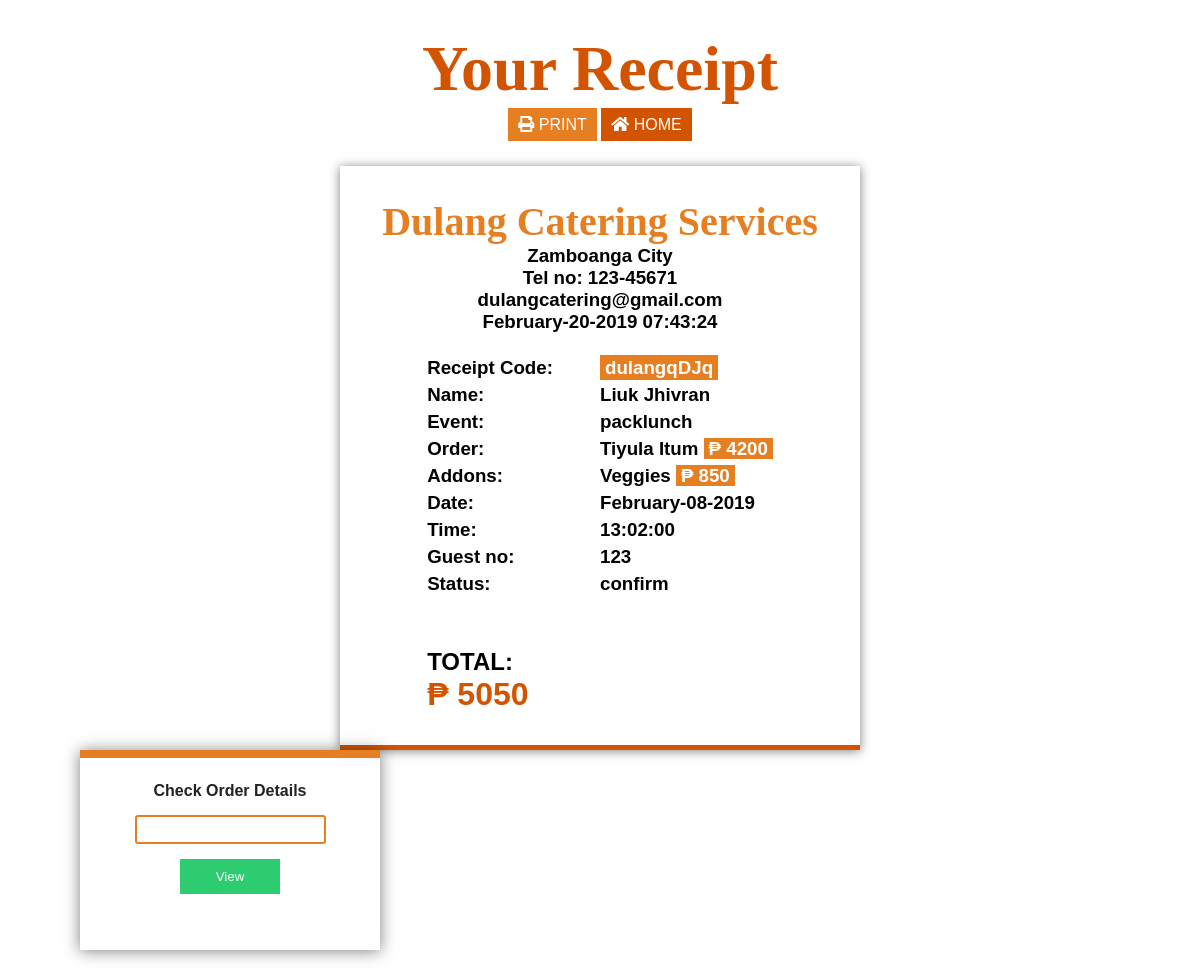
Screenshot of /dist/checkout.php?code=dulangqDJq (signed in) with the database file from the repository.
### tables this page shows
CREATE TABLE `reciept` (
  `r_id` int(11) NOT NULL AUTO_INCREMENT,
  `user_id` int(11) DEFAULT NULL,
  `event` tinytext,
  `event_date` date DEFAULT NULL,
  `event_time` time DEFAULT NULL,
  `menu` tinytext,
  `menu_price` double DEFAULT NULL,
  `addon` tinytext,
  `addon_price` double DEFAULT NULL,
  `no_guest` double DEFAULT NULL,
  `datenow` timestamp NOT NULL DEFAULT CURRENT_TIMESTAMP ON UPDATE CURRENT_TIMESTAMP,
  `event_location` mediumtext,
  `total` double DEFAULT NULL,
  `status` tinytext,
  `r_code` tinytext,
  PRIMARY KEY (`r_id`)
);

### dist/checkout.php (the view, shortened to what this page needs)
<?php
if(isset($_SESSION['userId'])){
    if(isset($_GET['code'])){
        require ('scripts/database/db.php');
        $code = $_GET['code'];
        $id = $_SESSION['userId'];
        $query = "SELECT * from reciept WHERE r_code = '$code' AND user_id = '$id'";
        if($result = mysqli_query($conn, $query)){
            $row = mysqli_fetch_assoc($result);
        }else{
            echo 'Error: ' . mysqli_error($conn);
        }
    } else{
        header('Location: index.php');
    }
} else {
    header('Location: login.php');
}
?>
<!DOCTYPE html>
<html lang="en">
<head>
    <link rel="stylesheet" href="css/main.css">
    <link rel="stylesheet" href="css/all.min.css">
</head>
<body id="checkout">
    <div class="c-wrapper">
        <h1 class="checkout-title">Your Receipt</h1>
        <div class="btns">
        <a href="print.php?code=<?php echo $code ?>" target="_blank" class="btn-print"><i class="fas fa-print"></i> Print</a>
        <a href="index.php"  class="btn-home"><i class="fas fa-home"></i> Home</a>
        </div>
        <div class="components">
          <div class="reciept-bg">
            <div class="reciept">
                <div class="reciept-info">
                    <h1 class="r-title">Dulang Catering Services</h1>
                    <h3 class="r-place">Zamboanga City</h3>
                    <h3 class="r-number">Tel no: 123-45671</h3>
                    <h3 class="r-email">dulangcatering@gmail.com</h3>
                    <h3 class="r-date"><?php echo date('F-d-Y H:i:s', strtotime($row['datenow'])); ?></h3>
                </div>
                <div class="user-info">
                    <div class="user-placeholder">
                    <h3>Receipt Code:</h3>
                    <h3>Name:</h3>
                    <h3>Event:</h3>
                    <h3>Order: </h3>
                    <h3>Addons: </h3>
                    <h3>Date: </h3>
                    <h3>Time: </h3>
                    <h3>Guest no: </h3>
                    <h3>Status: </h3>
                    </div>
                    <div class="user-value">
                    <h3 class="u-code"><span class="code"><?php echo $row['r_code']; ?></span></h3>
                    <h3 class="u-name"><?php echo $_SESSION['name']; ?></h3>
                    <h3 class="u-event"><?php echo $row['event']; ?></h3>
                    <h3 class="u-order"><?php echo $row['menu']; ?> <span class="price">₱ <?php echo $row['menu_price']; ?></span></h3>
                    <h3 class="u-addons"><?php echo $row['addon']; ?> <span class="price">₱ <?php echo $row['addon_price']; ?></span></h3>
                    <h3 class="u-date"><?php echo date('F-d-Y', strtotime($row['event_date']));?></h3>
                    <h3 class="u-time"><?php echo $row['event_time']; ?></h3>
                    <h3 class="u-guest"><?php echo $row['no_guest']; ?></h3>
                    <h3 class="u-status"><?php echo $row['status']; ?></h3>
                    </div>
                    <div class="total-info">
                        <div class="total-placeholder">
                            <h2>TOTAL:</h2>
                        </div>
                        <div class="total-value">
                        <h1 class="t-amount">₱ <?php echo $row['total']; ?></h1>
                        </div>
                    </div>
                </div>
            </div>
            </div>
            <div class="information">
                <div class="info-order">
                <form action="viewReciept.php" method="get">
                    <label for="order_id">Check Order Details</label>
                    <input type="text" name="code"  id="order">
                    <button class="btn-green" type="submit">View</button>
                </form>
                </div>
            </div>
         </div>
    </div>
</body>
</html>

### rows the page displays
reciept: datenow "February-20-2019 07:43:24", r_code "dulangqDJq", event "packlunch", menu "Tiyula Itum", menu_price "4200", addon "Veggies", addon_price "850", event_date "February-08-2019", event_time "13:02:00", no_guest "123", status "confirm", total "5050"

### other values shown
$_SESSION['name'] "Liuk Jhivran"
